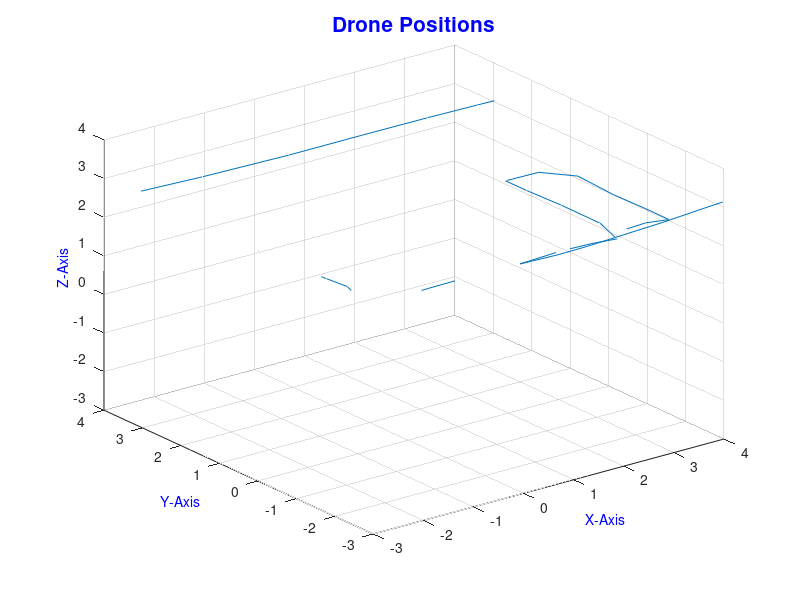

MATLAB code for this plot:
clear; clc; close all;
data = csvread("waypoints.csv");
figure;
plot3(data(:, 1), data(:, 2), -1.0 * data(:, 3));
title('Drone Positions','Color',[0 0 1],'FontSize', 15)
xlabel("X-Axis","FontSize",10,"Color",[0 0 1]);
ylabel("Y-Axis","FontSize",10,"Color",[0 0 1]);
zlabel("Z-Axis","FontSize",10,"Color",[0 0 1]);
xlim([-3 4]);
ylim([-3 4]);
zlim([-3 4]);
grid on